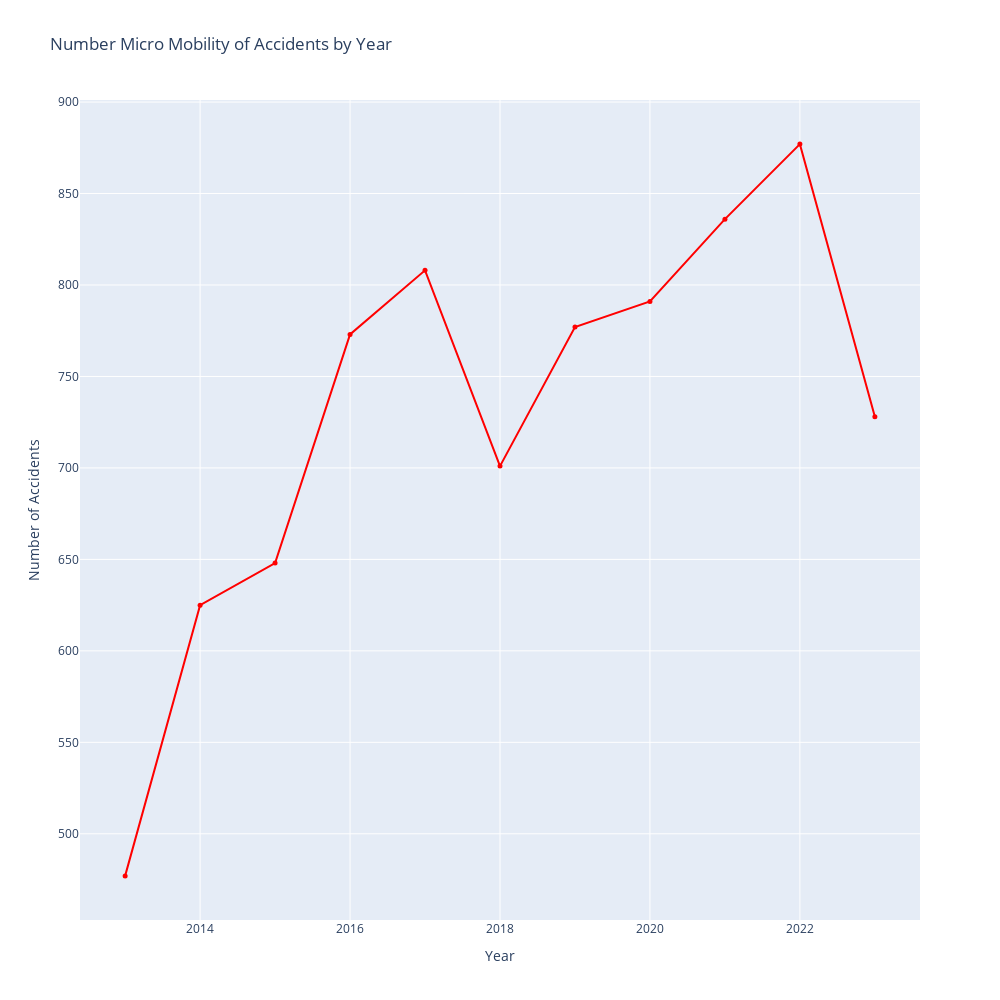

Notebook cell for this chart:
### Code cell
import plotly.graph_objects as go

mask = mm_by_year.index < 2024
fig = go.Figure(
    data=go.Scatter(
        x=mm_by_year[mask].index,
        y=mm_by_year[mask]['accident_id'],
        mode='lines+markers',
        marker=dict(color='red', size=5),
        line=dict(color='red')
    )
)

# Customize the axis labels
fig.update_layout(
    title="Number Micro Mobility of Accidents by Year",
    xaxis_title="Year",
    yaxis_title="Number of Accidents",
    width=1000,
    height=1000
)

fig.show()

### Figure 1 — Plotly figure (JSON) as saved in the notebook; plotly's stock layout.template omitted (floating-point values rounded to 4 significant figures)
{"data": [{"line": {"color": "red"}, "marker": {"color": "red", "size": 5}, "mode": "lines+markers", "type": "scatter", "x": [2013, 2014, 2015, 2016, 2017, 2018, 2019, 2020, 2021, 2022, 2023], "y": [477, 625, 648, 773, 808, 701, 777, 791, 836, 877, 728]}], "layout": {"height": 1000, "title": {"text": "Number Micro Mobility of Accidents by Year"}, "width": 1000, "xaxis": {"title": {"text": "Year"}}, "yaxis": {"title": {"text": "Number of Accidents"}}}}
